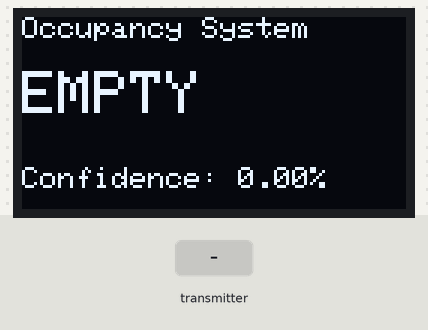
Recording of a sketch running on a simulated ESP32. Shown: 128×64 one-colour display. The inputs (shaded band) are chosen by the test bench. WiFi joins after 1.5 s; servers stay silent unless stated; what the sketch prints to the serial monitor is not drawn.

Above: at 2.7 s.
2.8 s: the transmitter starts sending confidence = 25
At 3.2 s:
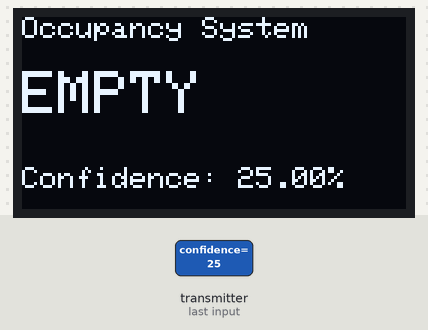
4.4 s: the transmitter starts sending confidence = 50
At 4.9 s:
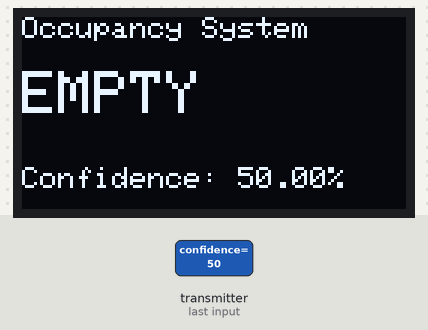
Timing chart, 0 to 7.4 s (numbered marks = the images above; inputs shaded):
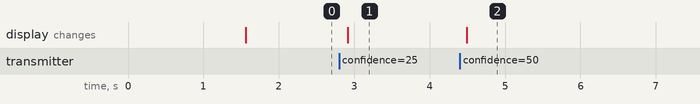

Measured:
- after the input at 2.8 s, the display: changes after 0.11 s (image 1)
- after the input at 4.4 s, the display: changes after 0.09 s (image 2)

The sketch:

Vigil_Hub.ino
```cpp
#include <Arduino.h>
#include <WiFi.h>
#include <WebServer.h>
#include "OLEDDisplay.h"
#include "Tasks.h"
#include "SharedData.h"
#include "ESPNowReceiver.h"
#include "dashboard.h"
#include "OccupancyManager.h"

ESPNowReceiver receiver;
OLEDDisplay oled;
WebServer server(80);
OccupancyData occupancyData =
{
    State::EMPTY,
    0,
    0
};

SemaphoreHandle_t occupancyMutex;

const char* ssid = "YOUR_WIFI_NAME";                           //insert wifi name
const char* password = "YOUR_WIFI_PASSWORD";                   //insert wifi password

void handleRoot()
{
    server.send(
        200,
        "text/html",
        dashboardHTML
    );
}

void handleStatus()
{
    OccupancyData data = getCurrentOccupancy();


    String stateText;


    switch(data.state)
    {
        case State::EMPTY:
            stateText = "EMPTY";
            break;

        case State::OCCUPIED:
            stateText = "OCCUPIED";
            break;

        case State::TRANSITION:
            stateText = "TRANSITION";
            break;

        case State::NO_SIGNAL:
            stateText = "NO_SIGNAL";
            break;
    }


    bool connected =
        data.state != State::NO_SIGNAL;


    String json = "{";

    json += "\"state\":\"";
    json += stateText;
    json += "\",";


    json += "\"confidence\":";
    json += String(data.confidence);
    json += ",";


    json += "\"connected\":";
    json += connected ? "true" : "false";


    json += "}";


    server.send(
        200,
        "application/json",
        json
    );
}

void setup()
{
    Serial.begin(115200);

    occupancyMutex = xSemaphoreCreateMutex();

    oled.begin();

    if(!receiver.begin())
    {
        Serial.println("ESP-NOW failed");
        while(true);
    }


    WiFi.begin(
        ssid,
        password
    );

    Serial.print("Connecting to WiFi");

    while(WiFi.status() != WL_CONNECTED)
    {
        delay(500);
        Serial.print(".");
    }

    Serial.println();

    Serial.println("WiFi connected");

    Serial.println(
        WiFi.localIP()
    );

    Serial.println(WiFi.channel());


    server.on(
        "/",
        handleRoot
    );

    server.on(
    "/status",
    handleStatus
);

    server.begin();

    Serial.println("HTTP server started");


    xTaskCreate(
        OLEDTask,
        "OLED Task",
        4096,
        NULL,
        1,
        NULL
    );
}

void loop()
{
    server.handleClient();
}
```

ESPNowReceiver.cpp
```cpp
#include <Arduino.h>
#include "ESPNowReceiver.h"

extern OccupancyData occupancyData;
extern SemaphoreHandle_t occupancyMutex;

void onReceive(
    const esp_now_recv_info_t *info,
    const uint8_t *data,
    int len


)
{
    if(len != sizeof(OccupancyData))
        return;

    OccupancyData incoming;

    memcpy(
        &incoming,
        data,
        sizeof(incoming)
    );

    incoming.lastUpdate = millis();


    if(xSemaphoreTake(
    occupancyMutex,
    portMAX_DELAY
))
{
    occupancyData = incoming;

    xSemaphoreGive(
        occupancyMutex
    );
}

    Serial.print("Received: ");
    Serial.print((int)incoming.state);
    Serial.print("  ");
    Serial.println(incoming.confidence);


}

bool ESPNowReceiver::begin()
{
    WiFi.mode(WIFI_STA);

    if(esp_now_init() != ESP_OK)
        return false;

    esp_now_register_recv_cb(onReceive);

    return true;
}
```

ESPNowReceiver.h
```cpp
#ifndef ESPNOWRECEIVER_H
#define ESPNOWRECEIVER_H

#include <WiFi.h>
#include <esp_now.h>

#include "SharedData.h"

class ESPNowReceiver
{
public:

    bool begin();

};

#endif
```

OLEDDisplay.cpp
```cpp
#include "OLEDDisplay.h"

#define SCREEN_WIDTH 128
#define SCREEN_HEIGHT 64
#define SDA_PIN 8
#define SCL_PIN 9


OLEDDisplay::OLEDDisplay()
:
display(
    SCREEN_WIDTH,
    SCREEN_HEIGHT,
    &Wire,
    -1
)
{

}

void OLEDDisplay::begin()
{
    Wire.begin(SDA_PIN, SCL_PIN);


    if(!display.begin(
        SSD1306_SWITCHCAPVCC,
        0x3C
    ))
    {
        Serial.println("OLED initialization failed");

        while(true);
    }


    display.clearDisplay();


    display.setTextColor(
        SSD1306_WHITE
    );
}


void OLEDDisplay::update(
    OccupancyData data
)
{
    display.clearDisplay();

    display.setTextSize(1);
    display.setCursor(0,0);

    display.println(
        "Occupancy System"
    );


    display.setTextSize(2);
    display.setCursor(0,18);


    switch(data.state)
    {

        case State::EMPTY:
            display.println("EMPTY");
            break;


        case State::OCCUPIED:
            display.println("OCCUPIED");
            break;


        case State::TRANSITION:
            display.println("TRANSITION");
            break;

        case State::NO_SIGNAL:
            display.println("NO SIGNAL");
            break;

    }


    display.setTextSize(1);

    display.setCursor(0,50);

    display.print("Confidence: ");

    display.print(data.confidence);

    display.println("%");


    display.display();
}
```

OLEDDisplay.h
```cpp
#ifndef OLEDDISPLAY_H
#define OLEDDISPLAY_H

#include <Arduino.h>
#include <Wire.h>
#include <Adafruit_GFX.h>
#include <Adafruit_SSD1306.h>
#include "SharedData.h"


class OLEDDisplay
{

private:

    Adafruit_SSD1306 display;


public:

    OLEDDisplay();

    void begin();

    void update(OccupancyData data);

};


#endif
```

OccupancyManager.cpp
```cpp
#include <Arduino.h>
#include "OccupancyManager.h"

extern OccupancyData occupancyData;
extern SemaphoreHandle_t occupancyMutex;


OccupancyData getCurrentOccupancy()
{
    OccupancyData data;


    if(xSemaphoreTake(
        occupancyMutex,
        portMAX_DELAY
    ))
    {
        data = occupancyData;

        xSemaphoreGive(
            occupancyMutex
        );
    }


    if(
        millis() - data.lastUpdate > 5000
    )
    {
        data.state = State::NO_SIGNAL;
        data.confidence = 0;
    }


    return data;
}
```

OccupancyManager.h
```cpp
#ifndef OCCUPANCYMANAGER_H
#define OCCUPANCYMANAGER_H

#include "SharedData.h"

OccupancyData getCurrentOccupancy();

#endif
```

SharedData.h
```cpp
#ifndef SHAREDDATA_H
#define SHAREDDATA_H

#include <Arduino.h>
#include "SystemState.h"

struct OccupancyData
{
    State state;
    float confidence;
    unsigned long lastUpdate;
};

#endif
```

SystemState.h
```cpp
#ifndef SYSTEMSTATE_H
#define SYSTEMSTATE_H


enum class State
{
    EMPTY,
    OCCUPIED,
    TRANSITION,
    NO_SIGNAL
};


#endif
```

Tasks.cpp
```cpp
#include <Arduino.h>
#include "Tasks.h"
#include "OLEDDisplay.h"
#include "OccupancyManager.h"

extern OLEDDisplay oled;


void OLEDTask(void *parameter)
{

    while(true)
    {

        OccupancyData data = getCurrentOccupancy();


        oled.update(data);


        vTaskDelay(
            pdMS_TO_TICKS(200)
        );

    }

}
```

Tasks.h
```cpp
#ifndef TASKS_H
#define TASKS_H

void OLEDTask(void *parameter);

#endif
```

dashboard.h
```cpp
#ifndef DASHBOARD_H
#define DASHBOARD_H


const char dashboardHTML[] PROGMEM = R"rawliteral(

<!DOCTYPE html>

<html>

<head>

<title>Vigil Dashboard</title>

<meta name="viewport" content="width=device-width, initial-scale=1">

<style>

body
{
    font-family: Arial;
    text-align:center;
    background:#111;
    color:white;
}


.card
{
    margin:40px auto;
    padding:30px;
    width:80%;
    max-width:400px;
    background:#222;
    border-radius:15px;
}


#state
{
    font-size:40px;
}


#confidence
{
    font-size:25px;
}

</style>


</head>


<body>


<div class="card">

<h1>Vigil</h1>

<div id="state">
Loading...
</div>


<div id="confidence">
</div>

<div id="connection">
</div>


</div>


<script>


async function updateStatus()
{

    try
    {

        let response = await fetch('/status');

        let data = await response.json();


        let stateBox = document.getElementById("state");
let confidenceBox = document.getElementById("confidence");
let connectionBox = document.getElementById("connection");


stateBox.innerHTML = data.state;

confidenceBox.innerHTML =
    "Confidence: " + data.confidence + "%";


connectionBox.innerHTML =
    data.connected ? "Sensor ONLINE" : "Sensor OFFLINE";


if(data.state == "OCCUPIED")
{
    stateBox.style.color = "red";
}

else if(data.state == "EMPTY")
{
    stateBox.style.color = "lime";
}

else if(data.state == "NO_SIGNAL")
{
    stateBox.style.color = "gray";
}

else
{
    stateBox.style.color = "yellow";
}


    }

    catch(error)
    {

        document.getElementById("state").innerHTML =
            "OFFLINE";

    }

}


setInterval(
    updateStatus,
    1000
);


updateStatus();


</script>


</body>

</html>


)rawliteral";


#endif
```
